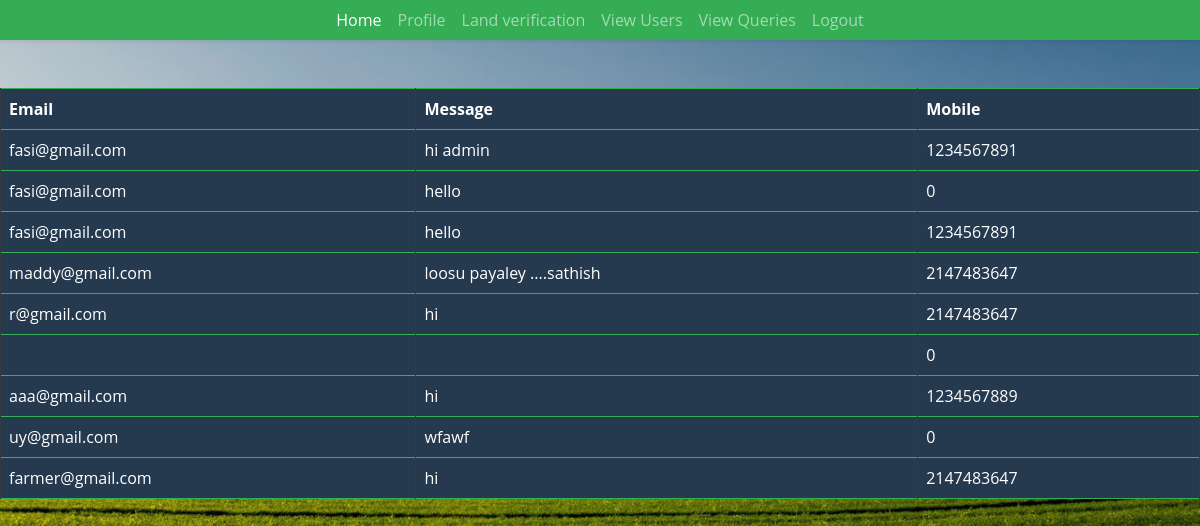
The page /Viewqueries.php on the database its author committed.
### tables this page shows
CREATE TABLE `contact_admin` (
  `Mobile` int(10) NOT NULL,
  `Message` varchar(250) NOT NULL,
  `Email` varchar(50) NOT NULL,
  `ToNum` int(10) NOT NULL
);

### Viewqueries.php (the view, shortened to what this page needs)
<?php
include './includes/dbconfig.php';
?>
<!DOCTYPE html>
<html lang="en">
<head>
    <link href="css/bootstrap.min.css" rel="stylesheet">
    <link href="css/design.css" rel="stylesheet">
    <link rel="stylesheet" href="./css/log.css" />
</head>
<body style="background-image: url('./images/agriland.jpg');">
    <?php
    $select = mysqli_query($conn, "select * from contact_admin");
    ?>
    <nav class="navbar navbar-expand-lg bg-primary navbar-dark shadow-sm py-3 py-lg-0 px-3 px-lg-5" id="home">
        <div class="collapse navbar-collapse" id="navbarCollapse">
            <div class="navbar-nav mx-auto py-0">
                <a href="Admin.php" class="nav-item nav-link active">Home</a>
                <a href="adminprofile.php" class="nav-item nav-link">Profile</a>
                <a href="landverify.php" class="nav-item nav-link">Land verification</a>
                <a href="FarmerDetail.php" class="nav-item nav-link">View Users</a>
                <a href="Viewqueries.php" class="nav-item nav-link">View Queries</a>
                <a href="login.php" class="nav-item nav-link">Logout</a>
            </div>
        </div>
    </nav>
    <div class="query-container">
        <div class="display">
            <table class="table table-dark table-hover table-bordered border-primary mt-5" id="product">
                <thead>
                    <tr>
                        <th scope="col">Email</th>
                        <th scope="col">Message</th>
                        <th scope="col">Mobile</th>
                    </tr>
                </thead>
                <tbody>
                    <?php
                    if (mysqli_num_rows($select) > 0) {
                        while ($row = mysqli_fetch_assoc($select)) {
                            ?>
                            <tr>
                                <td><?php echo $row['Email']; ?></td>
                                <td>
                                        <?php echo $row['Message']; ?>
                                    </div>
                                </td>
                                <td><?php echo $row['Mobile']; ?></td>
                            </tr>
                            <?php
                        }
                    } else {
                        echo "<tr><td colspan='3'>No Queries</td></tr>";
                    }
                    ?>
</body>
</html>

### css/design.css (style rules this page uses)
:root { --primary: #0d0e0d; --secondary: #FF9933; --light: #F6FFF2; --dark: #263A4F; }

### css/log.css (style rules this page uses)
body { background-repeat: no-repeat; background-size: cover; }

### Viewqueries.php (style rules this page uses)
th { background-color: #6c757d; color: #fff; border: 2px solid #343a40; }
td { border: 2px solid #343a40; }
thead { background-color: #007bff; color: #fff; }

### rows shown on the page
contact_admin: Email "fasi@gmail.com", Message "hi admin", Mobile "1234567891"
contact_admin: Email "fasi@gmail.com", Message "hello", Mobile "0"
contact_admin: Email "fasi@gmail.com", Message "hello", Mobile "1234567891"
contact_admin: Email "maddy@gmail.com", Message "loosu payaley ....sathish", Mobile "2147483647"
contact_admin: Email "r@gmail.com", Message "hi", Mobile "2147483647"
contact_admin: Mobile "0"
contact_admin: Email "aaa@gmail.com", Message "hi", Mobile "1234567889"
contact_admin: Email "uy@gmail.com", Message "wfawf", Mobile "0"
contact_admin: Email "farmer@gmail.com", Message "hi", Mobile "2147483647"
